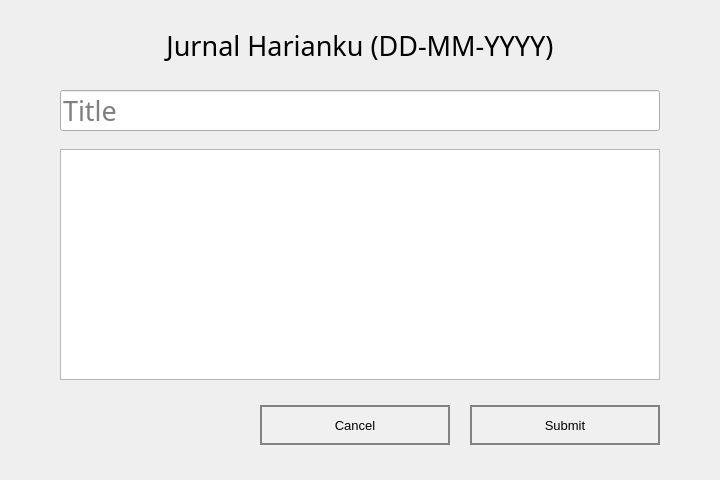
<?xml version="1.0" encoding="UTF-8"?>
<ui version="4.0">
 <class>NewJurnal</class>
 <widget class="QWidget" name="NewJurnal">
  <property name="geometry">
   <rect>
    <x>0</x>
    <y>0</y>
    <width>720</width>
    <height>480</height>
   </rect>
  </property>
  <property name="windowTitle">
   <string>Form</string>
  </property>
  <property name="styleSheet">
   <string notr="true">QPushButton {
    background: rgb(240, 240, 240);
    border: 2px solid rgb(130, 130, 130);
    border-width: 2px;
    border-radius: 0px;
    color: black;
}
QPushButton:hover {
    background: rgb(215, 215, 215);
}
QPushButton:pressed {
    background: rgb(200, 200, 200);
}</string>
  </property>
  <widget class="QTextEdit" name="JurnalEdit">
   <property name="geometry">
    <rect>
     <x>60</x>
     <y>149</y>
     <width>600</width>
     <height>231</height>
    </rect>
   </property>
  </widget>
  <widget class="QLineEdit" name="TitleEdit">
   <property name="geometry">
    <rect>
     <x>60</x>
     <y>90</y>
     <width>600</width>
     <height>41</height>
    </rect>
   </property>
   <property name="font">
    <font>
     <family>HoloLens MDL2 Assets</family>
     <pointsize>20</pointsize>
    </font>
   </property>
   <property name="maxLength">
    <number>255</number>
   </property>
   <property name="placeholderText">
    <string>Title</string>
   </property>
  </widget>
  <widget class="QPushButton" name="SubmitButton">
   <property name="geometry">
    <rect>
     <x>470</x>
     <y>405</y>
     <width>190</width>
     <height>40</height>
    </rect>
   </property>
   <property name="font">
    <font>
     <pointsize>10</pointsize>
    </font>
   </property>
   <property name="text">
    <string>Submit</string>
   </property>
  </widget>
  <widget class="QPushButton" name="CancelButton">
   <property name="geometry">
    <rect>
     <x>260</x>
     <y>405</y>
     <width>190</width>
     <height>40</height>
    </rect>
   </property>
   <property name="font">
    <font>
     <pointsize>10</pointsize>
    </font>
   </property>
   <property name="text">
    <string>Cancel</string>
   </property>
  </widget>
  <widget class="QLabel" name="label">
   <property name="geometry">
    <rect>
     <x>60</x>
     <y>30</y>
     <width>600</width>
     <height>31</height>
    </rect>
   </property>
   <property name="font">
    <font>
     <family>HoloLens MDL2 Assets</family>
     <pointsize>20</pointsize>
    </font>
   </property>
   <property name="text">
    <string>Jurnal Harianku (DD-MM-YYYY)</string>
   </property>
   <property name="alignment">
    <set>Qt::AlignCenter</set>
   </property>
  </widget>
 </widget>
 <resources/>
 <connections/>
</ui>
